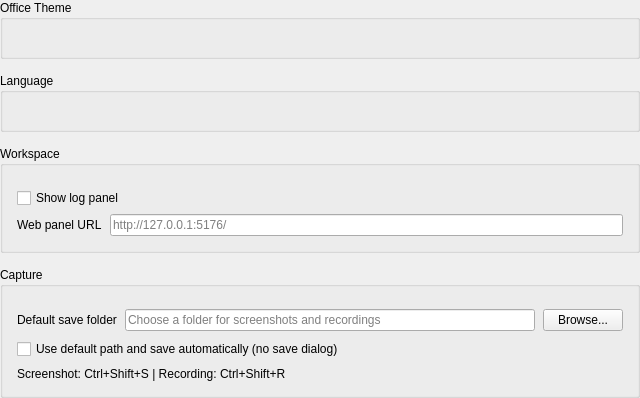
<?xml version="1.0" encoding="UTF-8"?>
<ui version="4.0">
 <class>BackstageApplicationSettingsWidget</class>
 <widget class="QWidget" name="BackstageApplicationSettingsWidget">
  <property name="geometry">
   <rect>
    <x>0</x>
    <y>0</y>
    <width>640</width>
    <height>300</height>
   </rect>
  </property>
  <layout class="QVBoxLayout" name="contentLayout">
   <property name="leftMargin">
    <number>0</number>
   </property>
   <property name="topMargin">
    <number>0</number>
   </property>
   <property name="rightMargin">
    <number>0</number>
   </property>
   <property name="bottomMargin">
    <number>0</number>
   </property>
   <property name="spacing">
    <number>14</number>
   </property>
   <item>
    <widget class="QGroupBox" name="themeGroup">
     <property name="title">
      <string>Office Theme</string>
     </property>
     <layout class="QHBoxLayout" name="themeButtonLayout">
      <property name="leftMargin">
       <number>14</number>
      </property>
      <property name="topMargin">
       <number>22</number>
      </property>
      <property name="rightMargin">
       <number>14</number>
      </property>
      <property name="bottomMargin">
       <number>14</number>
      </property>
      <property name="spacing">
       <number>10</number>
      </property>
     </layout>
    </widget>
   </item>
   <item>
    <widget class="QGroupBox" name="languageGroup">
     <property name="title">
      <string>Language</string>
     </property>
     <layout class="QHBoxLayout" name="languageButtonLayout">
      <property name="leftMargin">
       <number>14</number>
      </property>
      <property name="topMargin">
       <number>22</number>
      </property>
      <property name="rightMargin">
       <number>14</number>
      </property>
      <property name="bottomMargin">
       <number>14</number>
      </property>
      <property name="spacing">
       <number>10</number>
      </property>
     </layout>
    </widget>
   </item>
   <item>
    <widget class="QGroupBox" name="workspaceGroup">
     <property name="title">
      <string>Workspace</string>
     </property>
     <layout class="QVBoxLayout" name="workspaceLayout">
      <property name="leftMargin">
       <number>14</number>
      </property>
      <property name="topMargin">
       <number>22</number>
      </property>
      <property name="rightMargin">
       <number>14</number>
      </property>
      <property name="bottomMargin">
       <number>14</number>
      </property>
      <item>
       <widget class="QCheckBox" name="showLogCheckBox">
        <property name="text">
         <string>Show log panel</string>
        </property>
       </widget>
      </item>
      <item>
       <layout class="QHBoxLayout" name="webPanelUrlLayout">
        <property name="spacing">
         <number>8</number>
        </property>
        <item>
         <widget class="QLabel" name="webPanelUrlLabel">
          <property name="text">
           <string>Web panel URL</string>
          </property>
         </widget>
        </item>
        <item>
         <widget class="QLineEdit" name="webPanelUrlLineEdit">
          <property name="placeholderText">
           <string>http://127.0.0.1:5176/</string>
          </property>
         </widget>
        </item>
       </layout>
      </item>
      <item>
       <spacer name="workspaceSpacer">
        <property name="orientation">
         <enum>Qt::Vertical</enum>
        </property>
        <property name="sizeHint" stdset="0">
         <size>
          <width>20</width>
          <height>20</height>
         </size>
        </property>
       </spacer>
      </item>
     </layout>
    </widget>
   </item>
     <item>
        <widget class="QGroupBox" name="captureGroup">
         <property name="title">
            <string>Capture</string>
         </property>
         <layout class="QVBoxLayout" name="captureLayout">
            <property name="leftMargin">
             <number>14</number>
            </property>
            <property name="topMargin">
             <number>22</number>
            </property>
            <property name="rightMargin">
             <number>14</number>
            </property>
            <property name="bottomMargin">
             <number>14</number>
            </property>
            <property name="spacing">
             <number>8</number>
            </property>
            <item>
             <layout class="QHBoxLayout" name="capturePathLayout">
                <property name="spacing">
                 <number>8</number>
                </property>
                <item>
                 <widget class="QLabel" name="capturePathLabel">
                    <property name="text">
                     <string>Default save folder</string>
                    </property>
                 </widget>
                </item>
                <item>
                 <widget class="QLineEdit" name="captureSaveDirectoryLineEdit">
                    <property name="placeholderText">
                     <string>Choose a folder for screenshots and recordings</string>
                    </property>
                 </widget>
                </item>
                <item>
                 <widget class="QPushButton" name="captureBrowseButton">
                    <property name="text">
                     <string>Browse...</string>
                    </property>
                 </widget>
                </item>
             </layout>
            </item>
            <item>
             <widget class="QCheckBox" name="captureAutoSaveCheckBox">
                <property name="text">
                 <string>Use default path and save automatically (no save dialog)</string>
                </property>
             </widget>
            </item>
            <item>
             <widget class="QLabel" name="captureShortcutHintLabel">
                <property name="text">
                 <string>Screenshot: Ctrl+Shift+S | Recording: Ctrl+Shift+R</string>
                </property>
                <property name="wordWrap">
                 <bool>true</bool>
                </property>
             </widget>
            </item>
         </layout>
        </widget>
     </item>
  </layout>
 </widget>
 <resources/>
 <connections/>
</ui>
